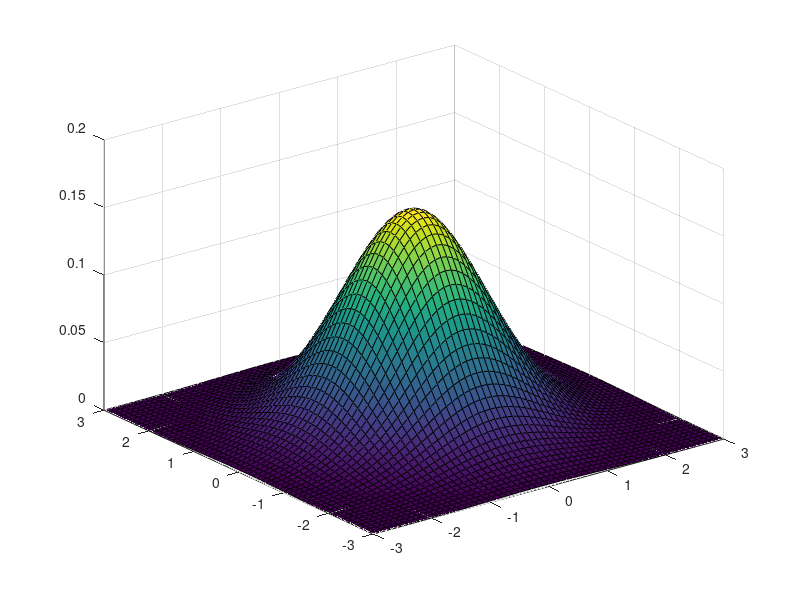

This chart was generated by the following MATLAB code:
% Creez v.a. bivariata normala
% Creez domeniul grid 
[x,y] = meshgrid(-3:.1:3,-3:.1:3);
% Evaluam folosind modelul standard bivariat normal:
z = (1/(2*pi))*exp(-0.5*(x.^2+y.^2));
% Realizarea graficului
surf(x,y,z)